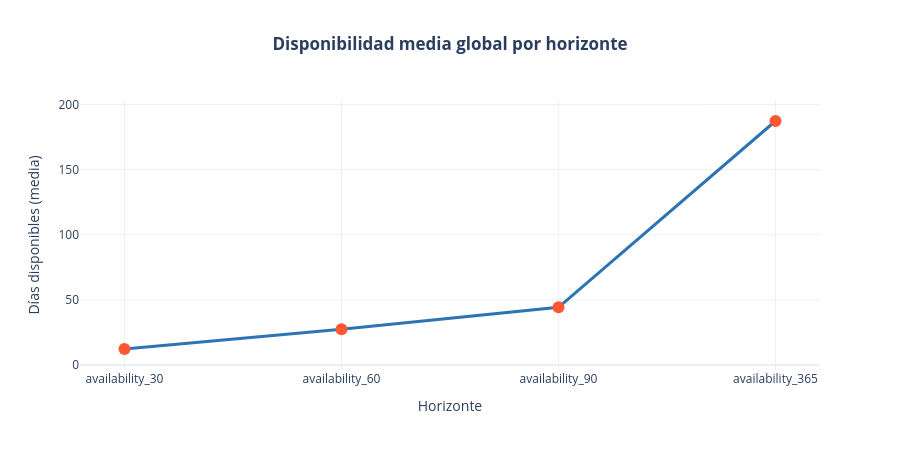

Source (notebook cell):
### Code cell
fig = go.Figure()

fig.add_trace(go.Scatter(
    x=media_disp_glob['index'],
    y=media_disp_glob['Media_dispo_global_dias'],
    mode='lines+markers',
    line=dict(color='#2E74B5', width=3),
    marker=dict(size=12, color='#FF5733'),
    showlegend=False
))

fig.update_layout(
    title='<b>Disponibilidad media global por horizonte</b>',
    title_x=0.5,
    xaxis_title='Horizonte',
    yaxis_title='Días disponibles (media)',
    template='plotly_white',
    width=900,
    height=450
)

fig.show()

### Figure 1 — Plotly figure (JSON) as saved in the notebook; plotly's stock layout.template omitted (floating-point values rounded to 4 significant figures)
{"data": [{"line": {"color": "#2E74B5", "width": 3}, "marker": {"color": "#FF5733", "size": 12}, "mode": "lines+markers", "showlegend": false, "type": "scatter", "x": ["availability_30", "availability_60", "availability_90", "availability_365"], "y": [12.29, 27.42, 44.3, 187.4]}], "layout": {"height": 450, "title": {"text": "<b>Disponibilidad media global por horizonte</b>", "x": 0.5}, "width": 900, "xaxis": {"title": {"text": "Horizonte"}}, "yaxis": {"title": {"text": "Días disponibles (media)"}}}}
